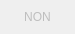
<?xml version="1.0" encoding="UTF-8"?>
<ui version="4.0">
 <class>LabelWithBorder</class>
 <widget class="QWidget" name="LabelWithBorder">
  <property name="geometry">
   <rect>
    <x>0</x>
    <y>0</y>
    <width>75</width>
    <height>34</height>
   </rect>
  </property>
  <property name="windowTitle">
   <string>Form</string>
  </property>
  <property name="styleSheet">
   <string notr="true"/>
  </property>
  <property name="fontSize" stdset="0">
   <number>23</number>
  </property>
  <layout class="QHBoxLayout" name="horizontalLayout">
   <property name="spacing">
    <number>0</number>
   </property>
   <property name="leftMargin">
    <number>0</number>
   </property>
   <property name="topMargin">
    <number>0</number>
   </property>
   <property name="rightMargin">
    <number>0</number>
   </property>
   <property name="bottomMargin">
    <number>0</number>
   </property>
   <item>
    <widget class="QLabel" name="LabelText">
     <property name="enabled">
      <bool>false</bool>
     </property>
     <property name="sizePolicy">
      <sizepolicy hsizetype="Maximum" vsizetype="Maximum">
       <horstretch>0</horstretch>
       <verstretch>0</verstretch>
      </sizepolicy>
     </property>
     <property name="layoutDirection">
      <enum>Qt::RightToLeft</enum>
     </property>
     <property name="text">
      <string>NON</string>
     </property>
     <property name="alignment">
      <set>Qt::AlignCenter</set>
     </property>
     <property name="wordWrap">
      <bool>false</bool>
     </property>
    </widget>
   </item>
  </layout>
 </widget>
 <resources/>
 <connections/>
</ui>
